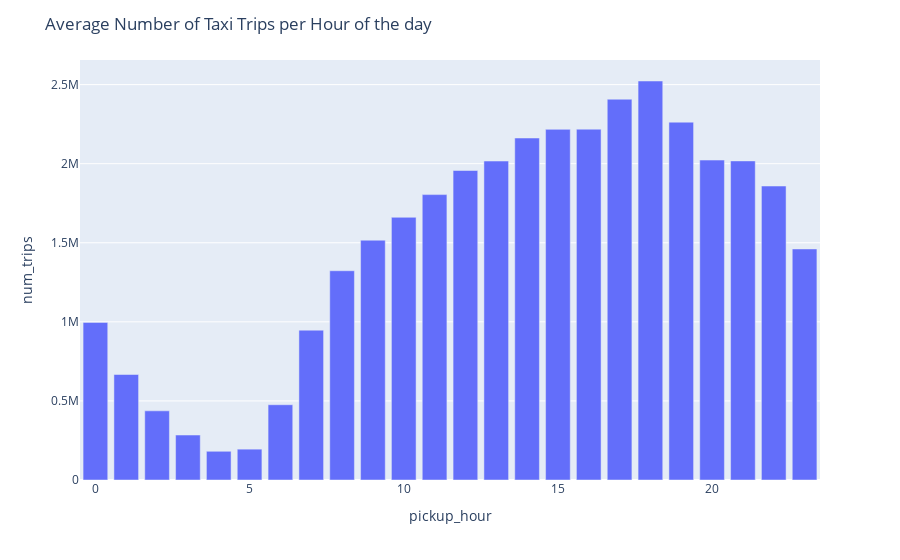

The code cell stored with this chart in its notebook:
### Code cell
# Tracez le graphique de barres
fig = px.bar(df_hourly, x="pickup_hour", y="num_trips")
fig.update_layout(title="Average Number of Taxi Trips per Hour of the day")
fig.show()

### Figure 1 — Plotly figure (JSON) as saved in the notebook; plotly's stock layout.template omitted (floating-point values rounded to 4 significant figures)
{"data": [{"alignmentgroup": "True", "hovertemplate": "pickup_hour=%{x}<br>num_trips=%{y}<extra></extra>", "legendgroup": "", "marker": {"color": "#636efa", "pattern": {"shape": ""}}, "name": "", "offsetgroup": "", "orientation": "v", "showlegend": false, "textposition": "auto", "type": "bar", "x": [0, 1, 2, 3, 4, 5, 6, 7, 8, 9, 10, 11, 12, 13, 14, 15, 16, 17, 18, 19, 20, 21, 22, 23], "xaxis": "x", "y": [996564, 667002, 437286, 284314, 181610, 194991, 475997, 947428, 1323115, 1516191, 1661006, 1804532, 1956915, 2016653, 2162316, 2216961, 2218009, 2407546, 2522769, 2262521, 2022822, 2017543, 1858733, 1460806], "yaxis": "y"}], "layout": {"barmode": "relative", "legend": {"tracegroupgap": 0}, "margin": {"t": 60}, "title": {"text": "Average Number of Taxi Trips per Hour of the day"}, "xaxis": {"anchor": "y", "domain": [0, 1], "title": {"text": "pickup_hour"}}, "yaxis": {"anchor": "x", "domain": [0, 1], "title": {"text": "num_trips"}}}}
